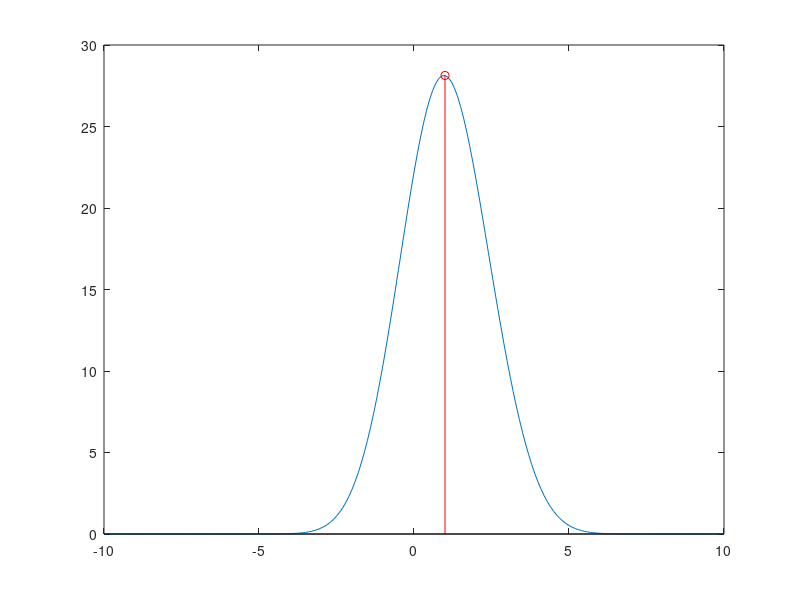

Recreate this plot in MATLAB.
clear all;
close all;
clc;
  
veri=1+randn(1,100);
standartSapma=1; 

degerAraligi=-10:0.1:10;  
L=zeros(1,length(degerAraligi));  

for i=1:length(degerAraligi)
  L(i) = sum(1/sqrt(2*pi*standartSapma^2)*exp(-(veri-degerAraligi(i)).^2/(2*standartSapma^2))); 
end

[maxL,index]=max(L);
display(degerAraligi(index));
 
plot(degerAraligi,L);
hold on;
stem(degerAraligi(index),L(index),'r');  
 